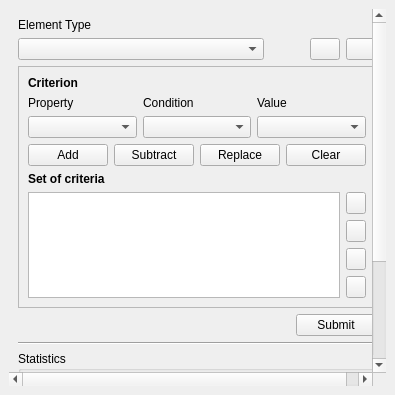
<?xml version="1.0" encoding="UTF-8"?>
<ui version="4.0">
 <class>DockWidget</class>
 <widget class="QDockWidget" name="DockWidget">
  <property name="geometry">
   <rect>
    <x>0</x>
    <y>0</y>
    <width>395</width>
    <height>395</height>
   </rect>
  </property>
  <property name="sizePolicy">
   <sizepolicy hsizetype="Fixed" vsizetype="Preferred">
    <horstretch>0</horstretch>
    <verstretch>0</verstretch>
   </sizepolicy>
  </property>
  <property name="minimumSize">
   <size>
    <width>395</width>
    <height>395</height>
   </size>
  </property>
  <property name="windowTitle">
   <string>Queries by Attributes</string>
  </property>
  <widget class="QWidget" name="dockWidgetContents">
   <layout class="QHBoxLayout" name="horizontalLayout_6">
    <item>
     <widget class="QgsScrollArea" name="scrollArea">
      <property name="frameShape">
       <enum>QFrame::NoFrame</enum>
      </property>
      <property name="widgetResizable">
       <bool>true</bool>
      </property>
      <widget class="QWidget" name="scrollAreaWidgetContents">
       <property name="geometry">
        <rect>
         <x>0</x>
         <y>0</y>
         <width>360</width>
         <height>536</height>
        </rect>
       </property>
       <layout class="QVBoxLayout" name="verticalLayout">
        <item>
         <widget class="QLabel" name="label_4">
          <property name="text">
           <string>Element Type</string>
          </property>
          <property name="buddy">
           <cstring>cbElementType</cstring>
          </property>
         </widget>
        </item>
        <item>
         <layout class="QHBoxLayout" name="horizontalLayout_3">
          <item>
           <widget class="QComboBox" name="cbElementType"/>
          </item>
          <item>
           <spacer name="horizontalSpacer">
            <property name="orientation">
             <enum>Qt::Horizontal</enum>
            </property>
            <property name="sizeType">
             <enum>QSizePolicy::Minimum</enum>
            </property>
            <property name="sizeHint" stdset="0">
             <size>
              <width>40</width>
              <height>20</height>
             </size>
            </property>
           </spacer>
          </item>
          <item>
           <widget class="QPushButton" name="btImport">
            <property name="maximumSize">
             <size>
              <width>30</width>
              <height>16777215</height>
             </size>
            </property>
            <property name="text">
             <string/>
            </property>
           </widget>
          </item>
          <item>
           <widget class="QPushButton" name="btExport">
            <property name="maximumSize">
             <size>
              <width>30</width>
              <height>16777215</height>
             </size>
            </property>
            <property name="text">
             <string/>
            </property>
           </widget>
          </item>
         </layout>
        </item>
        <item>
         <widget class="QFrame" name="frame">
          <property name="frameShape">
           <enum>QFrame::StyledPanel</enum>
          </property>
          <property name="frameShadow">
           <enum>QFrame::Sunken</enum>
          </property>
          <layout class="QVBoxLayout" name="verticalLayout_4">
           <item>
            <layout class="QVBoxLayout" name="verticalLayout_6">
             <item>
              <widget class="QLabel" name="label_8">
               <property name="font">
                <font>
                 <weight>75</weight>
                 <bold>true</bold>
                </font>
               </property>
               <property name="text">
                <string>Criterion</string>
               </property>
               <property name="buddy">
                <cstring>cbProperty</cstring>
               </property>
              </widget>
             </item>
             <item>
              <layout class="QGridLayout" name="gridLayout">
               <item row="2" column="1">
                <widget class="QComboBox" name="cbCondition"/>
               </item>
               <item row="2" column="0">
                <widget class="QComboBox" name="cbProperty"/>
               </item>
               <item row="2" column="2">
                <widget class="QComboBox" name="cbValue"/>
               </item>
               <item row="1" column="1">
                <widget class="QLabel" name="label_3">
                 <property name="text">
                  <string>Condition</string>
                 </property>
                 <property name="buddy">
                  <cstring>cbCondition</cstring>
                 </property>
                </widget>
               </item>
               <item row="1" column="2">
                <widget class="QLabel" name="label_5">
                 <property name="text">
                  <string>Value</string>
                 </property>
                 <property name="buddy">
                  <cstring>cbValue</cstring>
                 </property>
                </widget>
               </item>
               <item row="1" column="0">
                <widget class="QLabel" name="mSymbologyExportLabel">
                 <property name="text">
                  <string>Property</string>
                 </property>
                </widget>
               </item>
              </layout>
             </item>
             <item>
              <layout class="QHBoxLayout" name="horizontalLayout_5">
               <item>
                <widget class="QPushButton" name="btAdd">
                 <property name="text">
                  <string>Add</string>
                 </property>
                </widget>
               </item>
               <item>
                <widget class="QPushButton" name="btSubtract">
                 <property name="text">
                  <string>Subtract</string>
                 </property>
                </widget>
               </item>
               <item>
                <widget class="QPushButton" name="btReplace">
                 <property name="text">
                  <string>Replace</string>
                 </property>
                </widget>
               </item>
               <item>
                <widget class="QPushButton" name="btClear">
                 <property name="text">
                  <string>Clear</string>
                 </property>
                </widget>
               </item>
              </layout>
             </item>
             <item>
              <widget class="QLabel" name="mCrsLabel_2">
               <property name="font">
                <font>
                 <weight>75</weight>
                 <bold>true</bold>
                </font>
               </property>
               <property name="text">
                <string>Set of criteria</string>
               </property>
              </widget>
             </item>
             <item>
              <layout class="QHBoxLayout" name="horizontalLayout_4">
               <item>
                <widget class="QTableWidget" name="tableWidgetCriteria">
                 <property name="gridStyle">
                  <enum>Qt::SolidLine</enum>
                 </property>
                 <property name="sortingEnabled">
                  <bool>false</bool>
                 </property>
                </widget>
               </item>
               <item>
                <layout class="QVBoxLayout" name="verticalLayout_3">
                 <item>
                  <widget class="QPushButton" name="btCriteriaUp">
                   <property name="maximumSize">
                    <size>
                     <width>20</width>
                     <height>16777215</height>
                    </size>
                   </property>
                   <property name="text">
                    <string/>
                   </property>
                  </widget>
                 </item>
                 <item>
                  <widget class="QPushButton" name="btCriteriaDown">
                   <property name="maximumSize">
                    <size>
                     <width>20</width>
                     <height>16777215</height>
                    </size>
                   </property>
                   <property name="text">
                    <string/>
                   </property>
                  </widget>
                 </item>
                 <item>
                  <widget class="QPushButton" name="btCriteriaClear">
                   <property name="maximumSize">
                    <size>
                     <width>20</width>
                     <height>16777215</height>
                    </size>
                   </property>
                   <property name="text">
                    <string/>
                   </property>
                  </widget>
                 </item>
                 <item>
                  <widget class="QPushButton" name="btCriteriaEdit">
                   <property name="maximumSize">
                    <size>
                     <width>20</width>
                     <height>16777215</height>
                    </size>
                   </property>
                   <property name="text">
                    <string/>
                   </property>
                  </widget>
                 </item>
                 <item>
                  <spacer name="verticalSpacer_2">
                   <property name="orientation">
                    <enum>Qt::Vertical</enum>
                   </property>
                   <property name="sizeHint" stdset="0">
                    <size>
                     <width>20</width>
                     <height>40</height>
                    </size>
                   </property>
                  </spacer>
                 </item>
                </layout>
               </item>
              </layout>
             </item>
            </layout>
           </item>
          </layout>
         </widget>
        </item>
        <item>
         <layout class="QHBoxLayout" name="horizontalLayout">
          <item>
           <spacer name="horizontalSpacer_2">
            <property name="orientation">
             <enum>Qt::Horizontal</enum>
            </property>
            <property name="sizeHint" stdset="0">
             <size>
              <width>40</width>
              <height>20</height>
             </size>
            </property>
           </spacer>
          </item>
          <item>
           <widget class="QPushButton" name="btSubmit">
            <property name="text">
             <string>Submit</string>
            </property>
           </widget>
          </item>
         </layout>
        </item>
        <item>
         <widget class="Line" name="line">
          <property name="orientation">
           <enum>Qt::Horizontal</enum>
          </property>
         </widget>
        </item>
        <item>
         <widget class="QgsCollapsibleGroupBox" name="mGroupBox">
          <property name="title">
           <string>Statistics</string>
          </property>
          <property name="checkable">
           <bool>false</bool>
          </property>
          <layout class="QHBoxLayout" name="horizontalLayout_2">
           <item>
            <layout class="QVBoxLayout" name="verticalLayout_2">
             <item>
              <layout class="QHBoxLayout" name="horizontalLayout_7">
               <item>
                <widget class="QLabel" name="labelStatisticsProperty">
                 <property name="text">
                  <string>[Property]</string>
                 </property>
                </widget>
               </item>
               <item>
                <widget class="QComboBox" name="cbStatisticsFor"/>
               </item>
               <item>
                <widget class="QPushButton" name="btExcel">
                 <property name="maximumSize">
                  <size>
                   <width>30</width>
                   <height>16777215</height>
                  </size>
                 </property>
                 <property name="text">
                  <string/>
                 </property>
                </widget>
               </item>
              </layout>
             </item>
             <item>
              <layout class="QVBoxLayout" name="verticalLayout_5">
               <item>
                <widget class="QLabel" name="labelStatisticsPropertyFor">
                 <property name="text">
                  <string>Statistics of [Lengths] for selected Elements</string>
                 </property>
                </widget>
               </item>
               <item>
                <widget class="QTableWidget" name="tableWidgetStatistics"/>
               </item>
              </layout>
             </item>
            </layout>
           </item>
          </layout>
         </widget>
        </item>
        <item>
         <spacer name="verticalSpacer">
          <property name="orientation">
           <enum>Qt::Vertical</enum>
          </property>
          <property name="sizeHint" stdset="0">
           <size>
            <width>20</width>
            <height>5</height>
           </size>
          </property>
         </spacer>
        </item>
       </layout>
      </widget>
     </widget>
    </item>
   </layout>
  </widget>
 </widget>
 <customwidgets>
  <customwidget>
   <class>QgsCollapsibleGroupBox</class>
   <extends>QGroupBox</extends>
   <header>qgis.gui</header>
   <container>1</container>
  </customwidget>
  <customwidget>
   <class>QgsScrollArea</class>
   <extends>QScrollArea</extends>
   <header>qgis.gui</header>
   <container>1</container>
  </customwidget>
 </customwidgets>
 <resources/>
 <connections/>
</ui>
